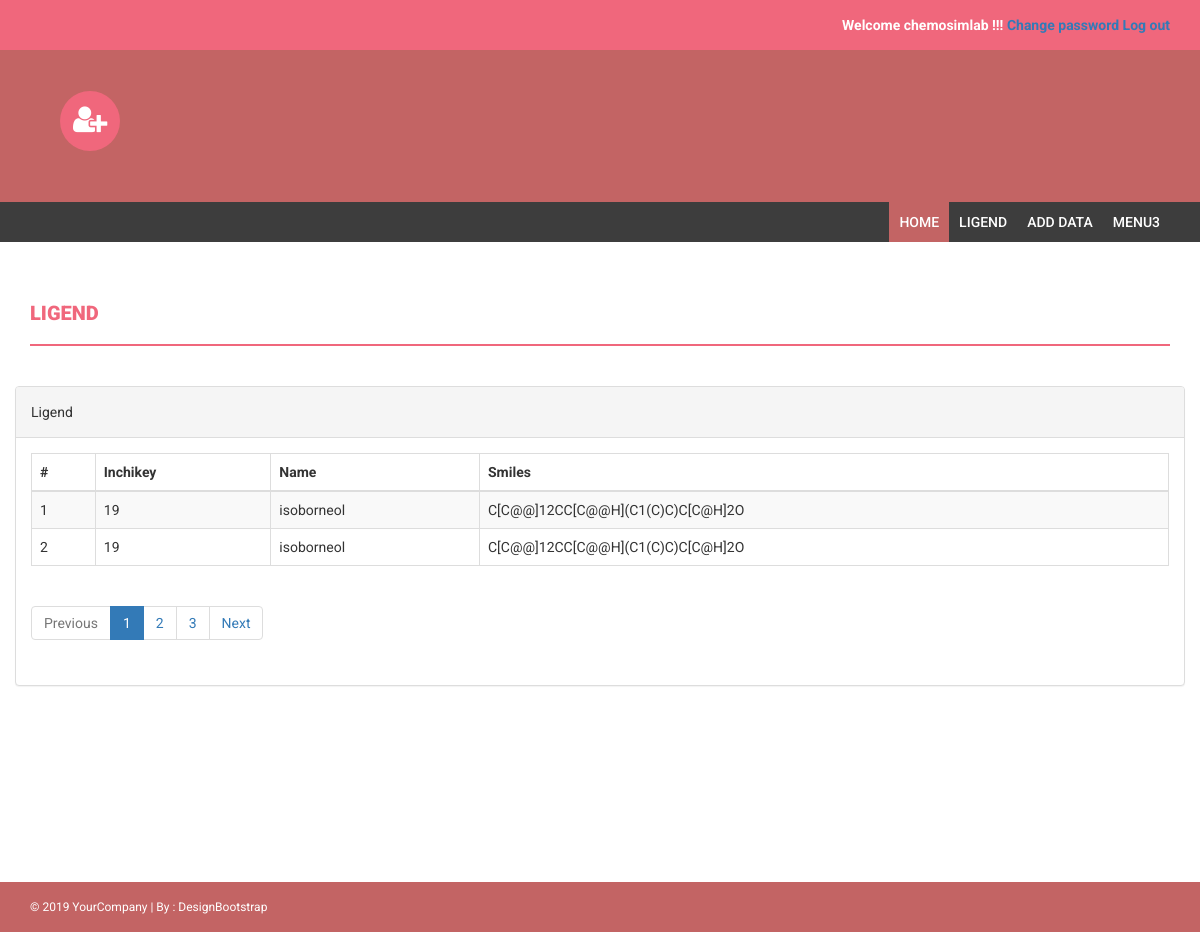
Screenshot of /ligend/ (signed in) with the database file from the repository.
### phandlers/models.py (models this page shows, shortened)
class Ligend(models.Model):
	inchikey=models.CharField(max_length=255)
	name= models.CharField(max_length=255)
	smiles= models.CharField(max_length=255)

### phandlers/views.py (the view)
# urls.py: url(r'^ligend/$', views.ligend, name='ligend'),
@login_required
def ligend(request):
	queryset = Ligend.objects.all()
	page = request.GET.get('page', 1)
	paginator = Paginator(queryset, 2)
	try:
		ligend = paginator.page(page)
	except PageNotAnInteger:
		ligend = paginator.page(1)
	except EmptyPage:
		ligend = paginator.page(paginator.num_pages)
	return render(request, 'ligend.html', {"ligend":ligend })

### templates/ligend.html (shortened to what this page needs)
{% extends 'base.html' %}
{% block content %}
    <div class="content-wrapper">
        <div class="container">
            <div class="row">
                    <div class="col-md-12">
                        <h1 class="page-head-line">Ligend</h1>
                    </div>
            </div>
            <div class="row">
                <div class="col-md">
                    <div class="panel panel-default">
                        <div class="panel-heading">
                            Ligend
                        </div>
                        <div class="panel-body">
                            <div class="table-responsive">
                                <table class="table table-striped table-bordered table-hover">
                                    <thead>
                                        <tr>
                                            <th>#</th>
                                            <th>Inchikey</th>
                                            <th>Name</th>
                                            <th>Smiles</th>
                                        </tr>
                                    </thead>
                                    <tbody>
                                        {% for lig in ligend %}
                                        <tr>
                                            <td>{{ lig.id }}</td>
                                            <td>{{ lig.inchikey}}</td>
                                            <td>{{ lig.name}}</td>
                                            <td>{{ lig.smiles}}</td>
                                        </tr>
                                        {% endfor %}
                                    </tbody>
                                </table>
                                {% if ligend.has_other_pages %}
                                  <nav aria-label="Topics pagination" class="mb-4">
                                    <ul class="pagination">
                                      {% if ligend.has_previous %}
                                        <li class="page-item">
                                          <a class="page-link" href="?page={{ ligend.previous_page_number }}">Previous</a>
                                        </li>
                                      {% else %}
                                        <li class="page-item disabled">
                                          <span class="page-link">Previous</span>
                                        </li>
                                      {% endif %}
                                      {% for page_num in ligend.paginator.page_range %}
                                        {% if ligend.number == page_num %}
                                          <li class="page-item active">
                                            <span class="page-link">
                                              {{ page_num }}
                                            </span>
                                          </li>
                                        {% else %}
                                          <li class="page-item">
                                            <a class="page-link" href="?page={{ page_num }}">{{ page_num }}</a>
                                          </li>
                                        {% endif %}
                                      {% endfor %}
                                      {% if ligend.has_next %}
                                        <li class="page-item">
                                          <a class="page-link" href="?page={{ ligend.next_page_number }}">Next</a>
                                        </li>
                                      {% else %}
                                        <li class="page-item disabled">
                                          <span class="page-link">Next</span>
                                        </li>
                                      {% endif %}
                                    </ul>
                                  </nav>
                                {% endif %}
                            </div>
                        </div>
                    </div>
                </div>
            </div>
        </div>
    </div>
 {% endblock %}

### templates/base.html (shortened to what this page needs)
{% load static %}
<!DOCTYPE html>
<html xmlns="http://www.w3.org/1999/xhtml">
<head>
    <link href="{% static 'assets/css/bootstrap.css' %}" rel="stylesheet" />
    <link href="{% static 'assets/css/font-awesome.css' %}" rel="stylesheet" />
    <link href="{% static 'assets/css/style.css' %}" rel="stylesheet" />
</head>
<body>
{% block body %}
    <header>
        <div class="container">
            <div class="row">
                <div class="col-md-12">
                	 {% if user.is_authenticated %}
	                    <strong> Welcome {{ user.username }} !!!</strong>
	                    <a  href="{% url 'password_change' %}"><strong>Change password</strong></a>
	                    <a  href="{% url 'logout' %}"><strong>Log out</strong></a>
                     {% else %}
					              <form class="form-inline ml-auto">
					                <a href="{% url 'login' %}" ><strong>Log in</strong></a>
					              </form>
                     {% endif %}
                </div>
            </div>
        </div>
    </header>
    <div class="navbar navbar-inverse set-radius-zero">
        <div class="container">
            <div class="left-div">
                <i class="fa fa-user-plus login-icon" ></i>
            </div>
        </div>
    </div>
    <section class="menu-section">
        <div class="container">
            <div class="row">
                <div class="col-md-12">
                    <div class="navbar-collapse collapse " id="mainMenu">
                        <ul id="menu-top" class="nav navbar-nav navbar-right">
                            <li><a class="menu-top-active" href="{% url 'home' %}">Home</a></li>
                            <li><a href="{% url 'ligend' %}">ligend</a></li>
                            <li><a href="{% url 'upload' %}">Add data</a></li>
                            <li><a href="forms.html">Menu3</a></li>
                        </ul>
                    </div>
            </div>
        </div>
    </section>
    {% block content %}
    {% endblock %}
{% endblock body %}
    <footer>
        <div class="container">
            <div class="row">
                <div class="col-md-12">
                    &copy; 2019 YourCompany | By : <a href="http://www.designbootstrap.com/" target="_blank">DesignBootstrap</a>
                </div>
            </div>
        </div>
    </footer>
</body>
</html>

### static/assets/css/style.css (style rules this page uses)
body { font-family: 'Roboto', sans-serif; line-height: 30px; }
.set-radius-zero { border-radius: 0px; -moz-border-radius: 0px; -webkit-border-radius: 0px; }
.content-wrapper { margin-top: 40px; min-height: 600px; padding-bottom: 60px; }
.page-head-line { font-weight: 900; padding-bottom: 20px; border-bottom: 2px solid #F0677C; text-transform: uppercase; color: #F0677C; font-size: 20px; margin-bottom: 40px; }
.login-icon { height: 60px; width: 60px; padding: 13px; border-radius: 50%; font-size: 30px; margin-bottom: 20px; color: #fff; text-align: center; cursor:pointer; background-color:#F0677C; -webkit-border-radius:50%; -moz-border-radius:50%; }
header { background-color: #F0677C; color: #fff; padding: 10px; text-align: right; }
.left-div { padding-left: 30px; margin-top: 40px; margin-bottom: 30px; }
.menu-section { background-color: #3D3D3D; }
#menu-top a { color: #FFF; text-decoration: none; font-weight: 500; padding: 10px 10px 10px 10px; text-transform: uppercase; }
.menu-top-active { background-color: #C36464; }
.navbar-inverse { background-color: #C36464; border-color: transparent; }
.navbar { margin-bottom: 0px; }
footer { padding: 10px; color: #fff; font-size: 12px; background-color: #C36464; }
footer a, footer a:hover { color: #fff; text-decoration: none; }

### rows the page displays
Ligend: id "1", inchikey "19", name "isoborneol", smiles "C[C@@]12CC[C@@H](C1(C)C)C[C@H]2O"
Ligend: id "2", inchikey "19", name "isoborneol", smiles "C[C@@]12CC[C@@H](C1(C)C)C[C@H]2O"

### other values shown
{{ user.username }} "chemosimlab"
{{ page_num }} "1"
{{ page_num }} "2" "3"
